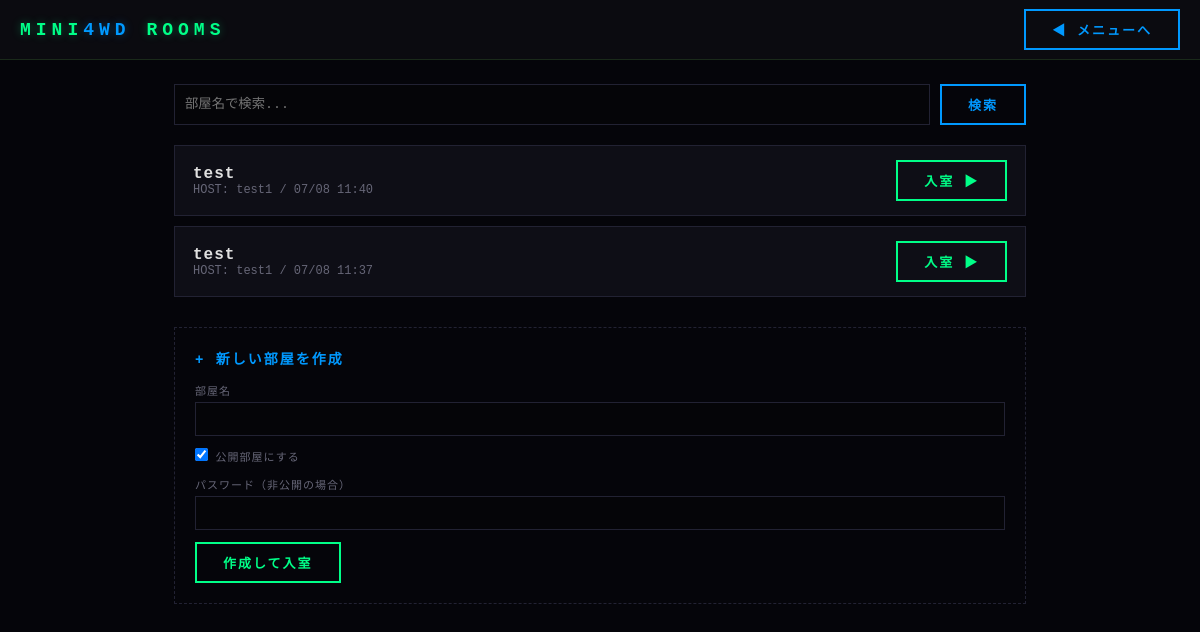
/rooms/ (signed in), run on an earlier commit of the app's database.
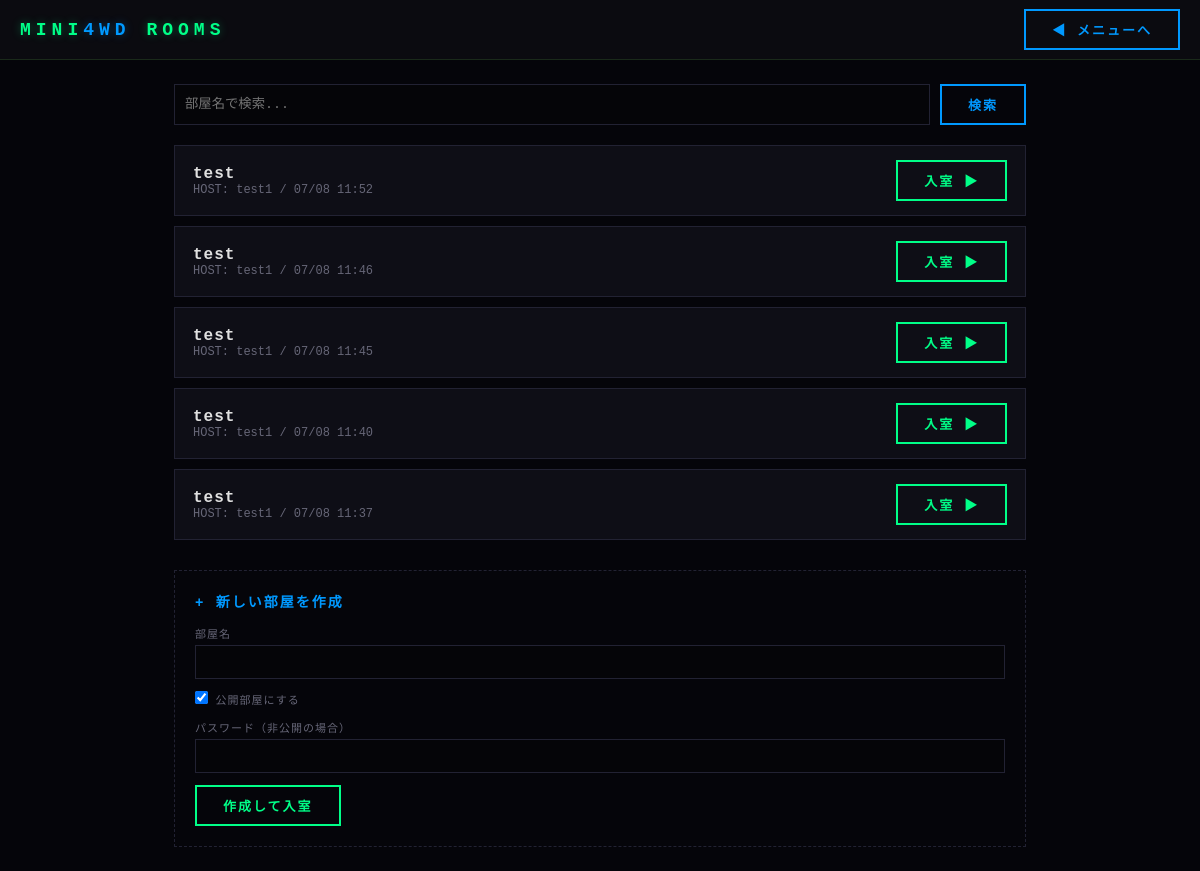
And on a later commit of the database.
### rooms/models/room_model.py (models this page shows, shortened)
class Room(models.Model):
    STATUS_WAITING = "WAITING"
    STATUS_RACING = "RACING"
    STATUS_CHOICES = [
        (STATUS_WAITING, "待機中"),
        (STATUS_RACING, "レース中"),
    ]
    room_id = models.CharField(max_length=36, primary_key=True, default=generate_room_id, editable=False)
    host_user = models.ForeignKey(
        settings.AUTH_USER_MODEL,
        on_delete=models.SET_NULL,
        null=True,
        related_name="hosted_rooms",
        verbose_name="ホストユーザー",
    )
    room_name = models.CharField(max_length=64)
    is_public = models.BooleanField(default=True)
    password = models.CharField(max_length=64, null=True, blank=True, help_text="パス付き部屋用（null許容）")
    status = models.CharField(max_length=10, choices=STATUS_CHOICES, default=STATUS_WAITING)
    created_at = models.DateTimeField(auto_now_add=True)
    bot_list = models.JSONField(default=list, blank=True, help_text='現在のBotリスト（例: ["Bot1","Bot2"]）')
    current_race_setup = models.JSONField(
        null=True, blank=True,
        help_text="race_consumer.send_race_setup()が生成した race_seed/car_configs/参加者対応表",
    )
    class Meta:
        db_table = "room"
        verbose_name = "部屋"
        verbose_name_plural = "部屋"
    @property
    def has_password(self):
        return bool(self.password)

### accounts/models/user_model.py (models this page shows, shortened)
class User(AbstractBaseUser, PermissionsMixin):
    user_id = models.BigAutoField(primary_key=True)
    name = models.CharField(
        max_length=32,
        unique=True,
        validators=[validate_halfwidth_name],
        help_text="半角英数字のみ、32字以下",
    )
    car = models.ForeignKey(
        "garage.Car",
        null=True,
        blank=True,
        on_delete=models.SET_NULL,
        related_name="equipped_by_users",
        verbose_name="現在装備中の車体",
    )
    achievement = models.ForeignKey(
        "accounts.Achievement",
        null=True,
        blank=True,
        on_delete=models.SET_NULL,
        related_name="featured_by_users",
        verbose_name="表示中の実績",
    )
    rate = models.IntegerField(default=1500, verbose_name="レート")
    en = models.BigIntegerField(default=0, verbose_name="ゲーム内通貨")
    tickets = models.IntegerField(default=0, verbose_name="購入チケット数")
    last_login_at = models.DateTimeField(
        null=True,
        blank=True,
        verbose_name="最終ログイン日時（ログインボーナス判定用）",
    )
    is_active = models.BooleanField(default=True)
    is_staff = models.BooleanField(default=False)
    date_joined = models.DateTimeField(auto_now_add=True)
    objects = UserManager()
    USERNAME_FIELD = "name"
    REQUIRED_FIELDS = []
    class Meta:
        db_table = "user"
        verbose_name = "ユーザー"
        verbose_name_plural = "ユーザー"

### rooms/views/rooms_view.py (the view)
# urls.py: path("", views.rooms_list_view, name="index"),
@login_required
def rooms_list_view(request):
    q = request.GET.get("q", "").strip()
    rooms = Room.objects.filter(status=Room.STATUS_WAITING, is_public=True).order_by("-created_at")
    if q:
        rooms = rooms.filter(room_name__icontains=q)
    form = RoomCreateForm()
    return render(request, "rooms/rooms.html", {"rooms": rooms[:100], "form": form, "query": q})

### rooms/forms.py
class RoomCreateForm(forms.Form):
    room_name = forms.CharField(max_length=64, label="部屋名")
    is_public = forms.BooleanField(required=False, initial=True, label="公開部屋にする")
    password = forms.CharField(max_length=64, required=False, label="パスワード（非公開の場合）")

### rooms/templates/rooms/rooms.html (shortened to what this page needs)
{% load static %}
<!DOCTYPE html>
<html lang="ja">
<head>
    <link rel="stylesheet" href="{% static 'accounts/style.css' %}">
</head>
<body>
    <div id="header">
        <div id="title">MINI<span>4WD</span> ROOMS</div>
        <a class="btn alt" href="{% url 'menu:index' %}">◀ メニューへ</a>
    </div>
    <div id="rooms-main">
        <form method="get" class="search-row">
            <input type="text" name="q" value="{{ query }}" placeholder="部屋名で検索...">
            <button type="submit" class="btn alt">検索</button>
        </form>
        <div class="room-list">
            {% for room in rooms %}
            <div class="room-row">
                <div>
                    <div class="rn">{{ room.room_name }}</div>
                    <div class="meta">HOST: {{ room.host_user.name }} / {{ room.created_at|date:"m/d H:i" }}{% if room.has_password %} / 🔒パス付き{% endif %}</div>
                </div>
                <a class="btn" href="{% url 'rooms:lobby' room.room_id %}">入室 ▶</a>
            </div>
            {% empty %}
            <p class="hint-text">現在公開されている部屋はありません。新しく作成しましょう。</p>
            {% endfor %}
        </div>
        <div class="create-card">
            <h3>+ 新しい部屋を作成</h3>
            <form method="post" action="{% url 'rooms:create' %}">
                <div class="field">
                    <label>部屋名</label>
                    {{ form.room_name }}
                </div>
                <div class="field">
                    <label>{{ form.is_public }} 公開部屋にする</label>
                </div>
                <div class="field">
                    <label>パスワード（非公開の場合）</label>
                    {{ form.password }}
                </div>
                <button type="submit" class="btn">作成して入室</button>
            </form>
        </div>
    </div>
</body>
</html>

What changed in the data, as far as the page shows it:
added Room: room_name "test", host_user.name "test1", created_at "07/08 11:52"
added Room: room_name "test", host_user.name "test1", created_at "07/08 11:46"
added Room: room_name "test", host_user.name "test1", created_at "07/08 11:45"
